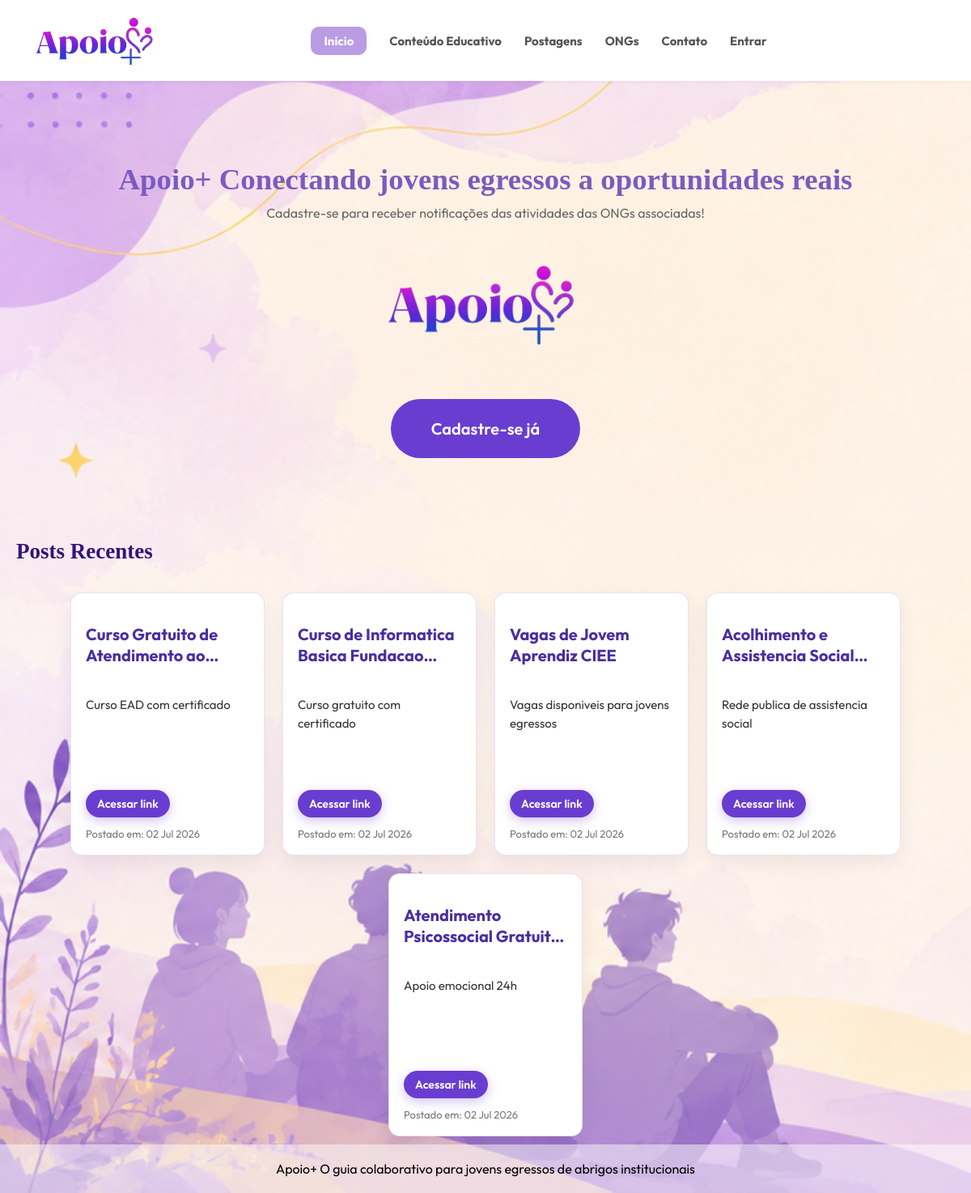
The app's page /frontend/telas/inicio.php with its own data.
### tables this page shows
CREATE TABLE `postagens` (
  `id` int NOT NULL AUTO_INCREMENT,
  `ong_id` int NOT NULL,
  `titulo` varchar(200) NOT NULL,
  `descricao` varchar(60) NOT NULL,
  `link` varchar(255),
  `categoria` varchar(120) NOT NULL DEFAULT '',
  `data_postagem` timestamp NOT NULL DEFAULT current_timestamp(),
  PRIMARY KEY (`id`),
  KEY `ong_id` (`ong_id`),
  CONSTRAINT `postagens_ibfk_1` FOREIGN KEY (`ong_id`) REFERENCES `ongs` (`id`) ON DELETE CASCADE ON UPDATE CASCADE
);

### frontend/telas/inicio.php (the view, shortened to what this page needs)
<?php
require_once('../../backend/funcionalidades/config.php');
require_once(__DIR__ . '/../componentes/layout.php');
?>
<!DOCTYPE html>
<html lang="pt-br">
<head>
    <link rel="stylesheet" href="<?= caminhoEstilo('estilos.css') ?>">
    <link rel="stylesheet" href="<?= caminhoEstilo('postagens.css') ?>">
</head>
<body>
    <main>
        <?php
        if (!isset($_SESSION['usuario']) && (!isset($_SESSION['ong']))) {
            echo '<section id="hero">';
            echo '<h1 class="titulo-tela">Apoio+   Conectando jovens egressos a oportunidades reais</h1>';
            echo '<p>Cadastre-se para receber notifica&ccedil;&otilde;es das atividades das ONGs associadas!</p>';
            echo '<img src="../imagens/apoiomais.png?v=' . APOIO_ASSET_VERSION . '" alt="logo" class="foto_comeco">';
            echo '<a href="cadastro.php" class="btn-primary">Cadastre-se j&aacute;</a>';
            echo '</section>';
        }
        ?>
        <section id="oportunidades">
            <h2 class="titulo-tela">Posts Recentes</h2>
            <?php
                $consulta = $mysqli->prepare("SELECT * FROM postagens ORDER BY data_postagem DESC LIMIT 5");
                $consulta->execute();
                $resultado = $consulta->get_result();
                if ($resultado->num_rows == 0) {
                    echo '<div class="card">';
                    echo '<h3>Buscando Postagens recentes</h3>';
                    echo '<p>Nenhuma postagem encontrada!</p>';
                    echo '</div>';
                } else {
                    $meses = [
                        1 => 'Jan',
                        2 => 'Fev',
                        3 => 'Mar',
                        4 => 'Abr',
                        5 => 'Mai',
                        6 => 'Jun',
                        7 => 'Jul',
                        8 => 'Ago',
                        9 => 'Set',
                        10 => 'Out',
                        11 => 'Nov',
                        12 => 'Dez'
                    ];
                    echo "<div class='card-post'>";
                    while ($dados = $resultado->fetch_assoc()) {
                        $timestampPostagem = strtotime($dados['data_postagem']);
                        $dataPostagem = date("d", $timestampPostagem) . " " . $meses[(int) date("n", $timestampPostagem)] . " " . date("Y", $timestampPostagem);
                        echo "<div class='post'>";
                        echo "<h2>" . htmlspecialchars($dados['titulo']) . "</h2>";
                        echo "<p class='descricao'>" . nl2br(htmlspecialchars($dados['descricao'])) . "</p>";
                        echo "<p><a href='" . htmlspecialchars($dados['link']) . "' target='_blank' class='ver-mais'>Acessar link</a></p>";
                        echo "<p class='data'>Postado em: " . $dataPostagem . "</p>";
                        echo "</div>";
                    }
                    echo "</div>";
                }
            ?>
        </section>
    </main>
</body>
</html>

### frontend/estilos/estilos.css (style rules this page uses)
* { font-family: 'Outfit', sans-serif; margin: 0; padding: 0; box-sizing: border-box; }
.titulo-tela { font-family: 'Fredoka', serif; }
body { margin: 0; background: white; background-image: url('../imagens/fundopessoas.png'); background-size: cover; color: #333; grid-auto-flow: column; }
main { padding-top: 120px; min-height: calc(100vh - 240px); }
a { text-decoration: none; }
#hero { text-align: center; padding: 80px 20px; }
#hero h1 { font-size: 2.3rem; color: #7B5BBE; font-weight: 700; }
#hero p { margin-top: 10px; color: #666; }
.btn-primary { display: inline-block; margin-top: 20px; padding: 24px 50px; background: #6a3dd1; color: white; border-radius: 67px; text-decoration: none; font-weight: 600; font-size: 20px; transition: .2s; }
.foto_comeco { display: block; margin-left: auto; margin-right: auto; max-width: 300px; }
main h2 { margin-left: 30px; margin-top: 20px; margin-bottom: 25px ; color: #1b0622; font-size: 27px; border: 10px; align-self: normal; }
#oportunidades > h2, #posts > h2 { color: #351378; }
#oportunidades > h2 { width: min(calc(100% - 40px), 1288px); margin: 20px auto 25px; }
body { display: flex !important; flex-direction: column !important; min-height: 100vh !important; margin: 0 !important; }
main, .main-container { flex: 1 !important; }

### frontend/estilos/postagens.css (style rules this page uses)
.card-post { display: flex; flex-wrap: wrap; justify-content: center; align-items: stretch; gap: 22px; width: min(calc(100% - 40px), 1288px); margin: 14px auto 0; padding: 10px 0; }
.post { width: 240px; min-height: 320px; background: #ffffff; border-radius: 14px; padding: 18px; border: 1px solid rgba(140, 118, 197, 0.2); box-shadow: 0 10px 25px rgba(0,0,0,0.06); display: flex; flex-direction: column; gap: 12px; transition: transform .2s ease, box-shadow .2s ease; }
.post h2 { font-size: 20px; line-height: 1.3; color: #4a2ea0; font-weight: 700; margin-left: 0px; min-height: 52px; display: -webkit-box; -webkit-line-clamp: 2; -webkit-box-orient: vertical; overflow: hidden; }
.post .descricao { font-size: 15px; color: #333; line-height: 1.5; min-height: 104px; max-height: 104px; overflow: hidden; text-overflow: ellipsis; }
.post p { margin: 0; }
.post .data { font-size: 13px; color: #777; margin-top: auto; }
.post .ver-mais { display: inline-block; width: max-content; margin-top: 0; padding: 8px 14px; background: #6a3dd1 ; color: #fff; text-decoration: none; border-radius: 20px; font-size: 14px; font-weight: 600; transition: .2s ease; box-shadow: 0 4px 14px rgba(106, 61, 209, 0.3); }

### records on screen
postagens: titulo "Curso Gratuito de Atendimento…", descricao "Curso EAD com certificado", data_postagem "02 Jul 2026"
postagens: titulo "Curso de Informatica Basica…", descricao "Curso gratuito com certificado", data_postagem "02 Jul 2026"
postagens: titulo "Vagas de Jovem Aprendiz CIEE", descricao "Vagas disponiveis para jovens egressos", data_postagem "02 Jul 2026"
postagens: titulo "Acolhimento e Assistencia…", descricao "Rede publica de assistencia social", data_postagem "02 Jul 2026"
postagens: titulo "Atendimento Psicossocial…", descricao "Apoio emocional 24h", data_postagem "02 Jul 2026"

### other values on screen
$rotulo "Inicio"
$rotulo "Conteúdo Educativo"
$rotulo "Postagens"
$rotulo "ONGs"
$rotulo "Contato"
